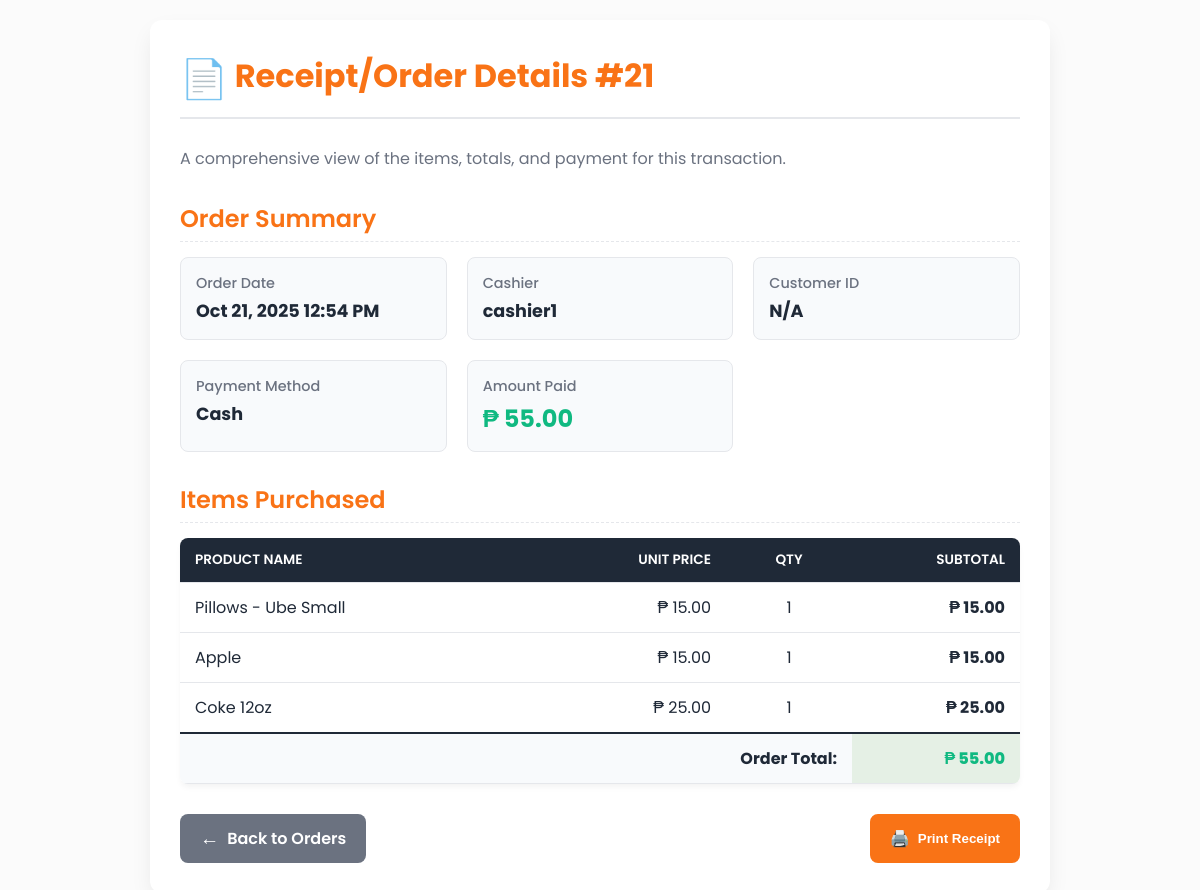
The app's page /cashier/order_details.php?order_id=21 (signed in) with its own data.
### tables this page shows
CREATE TABLE `orders` (
  `order_id` int(11) NOT NULL,
  `cashier_id` int(11) NOT NULL,
  `customer_id` int(11) DEFAULT NULL,
  `total` decimal(10,2) NOT NULL,
  `order_date` datetime NOT NULL DEFAULT current_timestamp(),
  `status` varchar(20) NOT NULL DEFAULT 'completed'
);

CREATE TABLE `users` (
  `user_id` int(11) NOT NULL,
  `username` varchar(50) NOT NULL,
  `password` varchar(255) NOT NULL,
  `role` enum('admin','cashier') NOT NULL
);

CREATE TABLE `payments` (
  `payment_id` int(11) NOT NULL,
  `order_id` int(11) NOT NULL,
  `amount_paid` decimal(10,2) NOT NULL,
  `payment_method` varchar(50) NOT NULL,
  `payment_date` datetime NOT NULL DEFAULT current_timestamp()
);

CREATE TABLE `order_items` (
  `item_id` int(11) NOT NULL,
  `order_id` int(11) NOT NULL,
  `product_id` int(11) NOT NULL,
  `quantity` int(11) NOT NULL,
  `price_at_sale` decimal(10,2) NOT NULL
);

CREATE TABLE `products` (
  `product_id` int(11) NOT NULL,
  `category_id` int(11) DEFAULT NULL,
  `product_name` varchar(100) NOT NULL,
  `price` decimal(10,2) NOT NULL,
  `stock` int(11) NOT NULL DEFAULT 0
);

### cashier/order_details.php (the view, shortened to what this page needs)
<?php
$servername = "localhost";
$username = "root";
$password = "";
$dbname = "canteen_db";
$conn = new mysqli($servername, $username, $password, $dbname);
$conn->set_charset("utf8mb4");
$order_id = intval($_GET['order_id']);
$cashier_id = $_SESSION['user_id'];
$order_summary = null;
$order_items = [];
$stmt_summary = $conn->prepare("
    SELECT
        o.order_id, o.total, o.order_date,
        u.username AS cashier_name,
        c.customer_id,
        p.amount_paid, p.payment_method
    FROM orders o
    LEFT JOIN users u ON o.cashier_id = u.user_id
    LEFT JOIN customers c ON o.customer_id = c.customer_id
    LEFT JOIN payments p ON o.order_id = p.order_id
    WHERE o.order_id = ? AND o.cashier_id = ?
");
$stmt_summary->bind_param("ii", $order_id, $cashier_id);
$stmt_summary->execute();
$summary_result = $stmt_summary->get_result();
if ($summary_result->num_rows > 0) {
    $order_summary = $summary_result->fetch_assoc();
} else {
    echo "<div class='container'><p class='alert error'>Order #{$order_id} not found or you do not have permission to view it.</p><a href='orders.php' class='btn btn-back'>Back to Orders</a></div>";
    $conn->close();
    exit();
}
$stmt_items = $conn->prepare("
    SELECT
        p.product_name, oi.quantity, oi.price_at_sale
    FROM order_items oi
    INNER JOIN products p ON oi.product_id = p.product_id
    WHERE oi.order_id = ?
");
$stmt_items->bind_param("i", $order_id);
$stmt_items->execute();
$items_result = $stmt_items->get_result();
if ($items_result->num_rows > 0) {
    while($row = $items_result->fetch_assoc()) {
        $order_items[] = $row;
    }
}
?>
<!DOCTYPE html>
<html lang="en">
<head>
</head>
<body>
<div class="container">
    <h2 style="color: var(--primary-color);">
        <span style="font-size: 1.2em; vertical-align: middle;">📄</span> Receipt/Order Details #<?php echo htmlspecialchars($order_summary['order_id']); ?>
    </h2>
    <p style="color: #6B7280; margin-bottom: 30px;">A comprehensive view of the items, totals, and payment for this transaction.</p>
    <div class="section-title">Order Summary</div>
    <div class="details-layout">
        <div class="detail-item">
            <strong>Order Date</strong>
            <span><?php echo date('M d, Y H:i A', strtotime($order_summary['order_date'])); ?></span>
        </div>
        <div class="detail-item">
            <strong>Cashier</strong>
            <span><?php echo htmlspecialchars($order_summary['cashier_name']); ?></span>
        </div>
        <div class="detail-item">
            <strong>Customer ID</strong>
            <span><?php echo $order_summary['customer_id'] ?: 'N/A'; ?></span>
        </div>
        <div class="detail-item">
            <strong>Payment Method</strong>
            <span><?php echo htmlspecialchars($order_summary['payment_method']); ?></span>
        </div>
        <div class="detail-item" style="grid-column: span 1 / span 1;">
            <strong>Amount Paid</strong>
            <span class="total-amount">₱ <?php echo number_format($order_summary['amount_paid'], 2); ?></span>
        </div>
    </div>
    <div class="section-title">Items Purchased</div>
    <table class="data-table-canteen">
        <thead>
            <tr>
                <th>Product Name</th>
                <th style="width: 15%; text-align: right;">Unit Price</th>
                <th style="width: 15%; text-align: center;">Qty</th>
                <th style="width: 20%; text-align: right;">Subtotal</th>
            </tr>
        </thead>
        <tbody>
            <?php
            if (!empty($order_items)) {
                foreach($order_items as $item) {
                    $subtotal = $item['quantity'] * $item['price_at_sale'];
            ?>
            <tr>
                <td data-label="Product Name"><?php echo htmlspecialchars($item['product_name']); ?></td>
                <td data-label="Unit Price" style="text-align: right;">₱ <?php echo number_format($item['price_at_sale'], 2); ?></td>
                <td data-label="Quantity" style="text-align: center;"><?php echo $item['quantity']; ?></td>
                <td data-label="Subtotal" style="text-align: right; font-weight: 700;">₱ <?php echo number_format($subtotal, 2); ?></td>
            </tr>
            <?php
                }
            } else {
            ?>
            <tr>
                <td colspan="4" style="text-align: center;">No items found for this order.</td>
            </tr>
            <?php
            }
            ?>
        </tbody>
        <tfoot>
             <tr>
                <td colspan="3" style="text-align: right; font-weight: 700; background-color: #F8FAFC;">Order Total:</td>
                <td style="text-align: right; font-weight: 800; background-color: #E5F0E5; color: var(--success-color);">₱ <?php echo number_format($order_summary['total'], 2); ?></td>
            </tr>
        </tfoot>
    </table>
    <div class="footer-actions">
        <a href="orders.php" class="btn btn-back">
            <span style="font-size: 1.2em;">&larr;</span> Back to Orders
        </a>
        <button onclick="window.print();" class="btn btn-print">
            <span style="font-size: 1.2em;">🖨️</span> Print Receipt
        </button>
    </div>
</div>
</body>
</html>

### cashier/order_details.php (style rules this page uses)
:root { --primary-color: #F97316; --secondary-color: #1F2937; --success-color: #10B981; --danger-color: #EF4444; --background-light: #FBFBFB; --color-border: #E5E7EB; --color-card-bg: #FFFFFF; --font-family: 'Poppins', sans-serif; --color-light-blue: #E0F2FE; --color-current: #0EA5E9; }
* { box-sizing: border-box; }
body { font-family: var(--font-family); background-color: var(--background-light); margin: 0; color: var(--secondary-color); padding: 20px; }
.container { max-width: 900px; margin: 0 auto; padding: 30px; background: var(--color-card-bg); border-radius: 12px; box-shadow: 0 10px 25px -5px rgba(0, 0, 0, 0.1); }
h2 { font-size: 2rem; font-weight: 700; color: var(--secondary-color); border-bottom: 2px solid var(--color-border); padding-bottom: 10px; margin-top: 0; }
.section-title { font-size: 1.5rem; font-weight: 600; color: var(--primary-color); margin-top: 30px; margin-bottom: 15px; padding-bottom: 5px; border-bottom: 1px dashed var(--color-border); }
.details-layout { display: grid; grid-template-columns: repeat(auto-fit, minmax(200px, 1fr)); gap: 20px; margin-bottom: 30px; }
.detail-item { padding: 15px; background-color: #F8FAFC; border: 1px solid var(--color-border); border-radius: 8px; }
.detail-item strong { display: block; font-size: 0.9rem; color: #6B7280; font-weight: 500; margin-bottom: 4px; }
.detail-item span { font-size: 1.1rem; font-weight: 700; color: var(--secondary-color); }
.detail-item .total-amount { color: var(--success-color); font-size: 1.5rem; }
.data-table-canteen { width: 100%; border-collapse: collapse; margin-bottom: 20px; background-color: white; border-radius: 8px; overflow: hidden; box-shadow: 0 4px 6px -1px rgba(0, 0, 0, 0.05); }
.data-table-canteen th, .data-table-canteen td { padding: 12px 15px; text-align: left; border-bottom: 1px solid var(--color-border); }
.data-table-canteen th { background-color: var(--secondary-color); color: white; font-weight: 600; text-transform: uppercase; font-size: 0.85rem; }
.data-table-canteen tbody tr:last-child td { border-bottom: none; }
.data-table-canteen tfoot td { background-color: #E5E7EB; border-top: 2px solid var(--secondary-color); }
.footer-actions { display: flex; justify-content: space-between; gap: 20px; margin-top: 30px; }
.btn { padding: 10px 20px; border-radius: 8px; font-weight: 600; text-decoration: none; text-align: center; transition: background-color 0.2s, box-shadow 0.2s; cursor: pointer; border: none; display: inline-flex; align-items: center; gap: 8px; }
.btn-back { background-color: #6B7280; color: white; }
.btn-print { background-color: var(--primary-color); color: white; }

### records on screen
orders: order_id "21", order_date "Oct 21, 2025 12:54 PM", cashier.username "cashier1", payments.payment_method "Cash", payments.amount_paid "55.00", total "55.00"
order_items: product.product_name "Pillows - Ube Small", price_at_sale "15.00", quantity "1"
order_items: product.product_name "Apple", price_at_sale "15.00", quantity "1"
order_items: product.product_name "Coke 12oz", price_at_sale "25.00", quantity "1"

### other values on screen
$order_summary['customer_id'] ?: 'N/A' "N/A"
